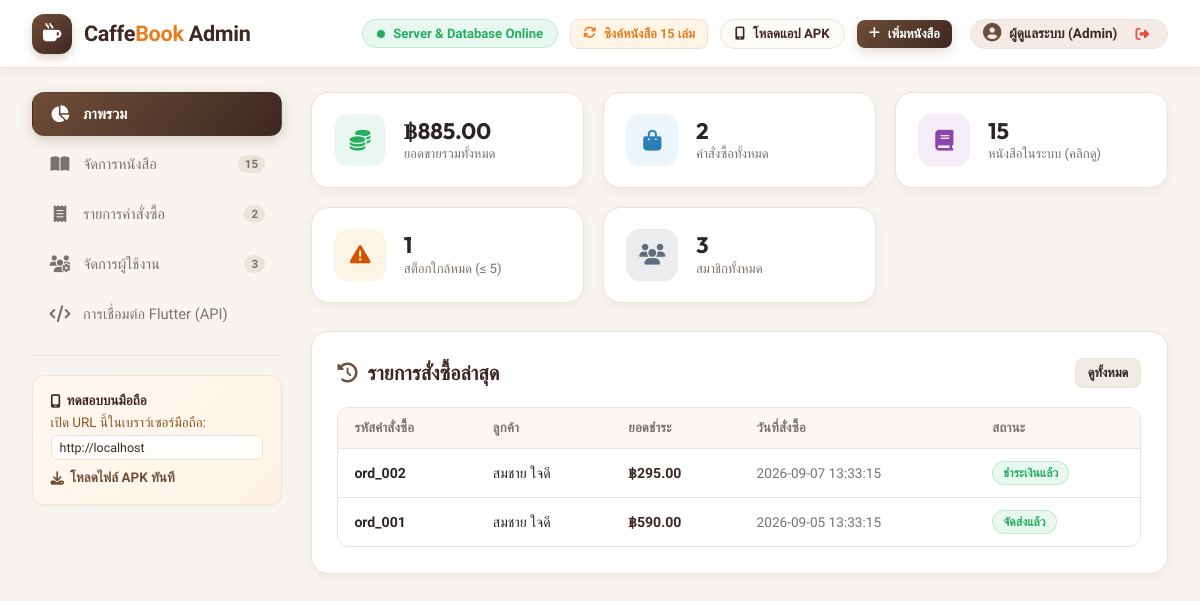
Page /index.php (signed in) on the committed database.
### tables this page shows
CREATE TABLE IF NOT EXISTS `users` (
    `id` VARCHAR(50) PRIMARY KEY,
    `name` VARCHAR(255) NOT NULL,
    `email` VARCHAR(255) NOT NULL UNIQUE,
    `password` VARCHAR(255) NOT NULL,
    `role` VARCHAR(50) NOT NULL DEFAULT 'customer',
    `created_at` DATETIME DEFAULT CURRENT_TIMESTAMP
);

CREATE TABLE IF NOT EXISTS `orders` (
    `id` VARCHAR(50) PRIMARY KEY,
    `user_id` VARCHAR(50) NOT NULL,
    `user_name` VARCHAR(255) NOT NULL,
    `total_amount` DECIMAL(10,2) NOT NULL DEFAULT 0.00,
    `status` VARCHAR(50) NOT NULL DEFAULT 'ชำระเงินแล้ว',
    `order_date` VARCHAR(50) NOT NULL
);

### index.php (the view, shortened to what this page needs)
<?php
require_once __DIR__ . '/db.php';
?>
<?php
$currentUser = $_SESSION['admin_user'];
$total_revenue = $pdo->query("SELECT COALESCE(SUM(total_amount), 0) FROM orders WHERE status != 'ยกเลิก'")->fetchColumn();
$total_orders = $pdo->query("SELECT COUNT(*) FROM orders")->fetchColumn();
$total_books = $pdo->query("SELECT COUNT(*) FROM books")->fetchColumn();
$low_stock_books = $pdo->query("SELECT COUNT(*) FROM books WHERE stock <= 5 AND stock > 0")->fetchColumn();
$total_users = $pdo->query("SELECT COUNT(*) FROM users")->fetchColumn();
$books = $pdo->query("SELECT * FROM books ORDER BY is_featured DESC, id DESC")->fetchAll();
$orders = $pdo->query("SELECT * FROM orders ORDER BY id DESC")->fetchAll();
$users = $pdo->query("SELECT id, name, email, role, created_at FROM users ORDER BY created_at DESC")->fetchAll();
?>
<!DOCTYPE html>
<html lang="th">
<head>
    <link rel="stylesheet" href="https://cdnjs.cloudflare.com/ajax/libs/font-awesome/6.5.1/css/all.min.css">
</head>
<body>
    <header class="navbar">
        <a href="index.php" class="brand-logo">
            <div class="logo-icon"><i class="fa-solid fa-mug-hot"></i></div>
            <span>Caffe<b>Book</b> Admin</span>
        </a>
        <div class="nav-status">
            <div class="status-badge">
                <div class="dot"></div>
                <span>Server & Database Online</span>
            </div>
            <button class="btn btn-sm" onclick="syncFullCatalog()" style="background: #FEF5E7; color: #E67E22; border: 1px solid #FADBD8; font-weight: 600;" title="กู้คืนและนำเข้าหนังสือทั้ง 15 เล่มจากฐานข้อมูลเดิม">
                <i class="fa-solid fa-arrows-rotate"></i> ซิงค์หนังสือ 15 เล่ม
            </button>
            <a href="download_apk.php" class="btn-nav-apk">
                <i class="fa-solid fa-mobile-screen-button"></i> โหลดแอป APK
            </a>
            <button class="btn btn-primary btn-sm" onclick="openAddBookModal()">
                <i class="fa-solid fa-plus"></i> เพิ่มหนังสือ
            </button>
            <div class="user-profile-badge" style="display: flex; align-items: center; gap: 8px; margin-left: 6px; padding: 4px 12px; background: #F5EBE6; border-radius: 20px; font-size: 0.85rem; color: #3E2723; font-weight: 600; border: 1px solid #EAE3D9;">
                <i class="fa-solid fa-circle-user" style="color: #6F4E37; font-size: 1.15rem;"></i>
                <span><?= htmlspecialchars($currentUser['name'] ?? 'Admin') ?></span>
                <a href="index.php?action=logout" style="color: #E74C3C; text-decoration: none; margin-left: 4px; padding: 2px 6px; border-radius: 6px;" title="ออกจากระบบ">
                    <i class="fa-solid fa-right-from-bracket"></i>
                </a>
            </div>
        </div>
    </header>
    <div class="admin-container">
        <aside class="sidebar">
            <div class="nav-item active" onclick="switchTab('dashboard', this)">
                <i class="fa-solid fa-chart-pie"></i>
                <span>ภาพรวม</span>
            </div>
            <div class="nav-item" onclick="switchTab('books', this)">
                <i class="fa-solid fa-book-open"></i>
                <span>จัดการหนังสือ</span>
                <span class="badge-count" id="sidebarBookCount"><?= count($books) ?></span>
            </div>
            <div class="nav-item" onclick="switchTab('orders', this)">
                <i class="fa-solid fa-receipt"></i>
                <span>รายการคำสั่งซื้อ</span>
                <span class="badge-count"><?= count($orders) ?></span>
            </div>
            <div class="nav-item" onclick="switchTab('users', this)">
                <i class="fa-solid fa-users-gear"></i>
                <span>จัดการผู้ใช้งาน</span>
                <span class="badge-count"><?= count($users) ?></span>
            </div>
            <div class="nav-item" onclick="switchTab('api-info', this)">
                <i class="fa-solid fa-code"></i>
                <span>การเชื่อมต่อ Flutter (API)</span>
            </div>
            <div class="sidebar-divider"></div>
            <div class="api-info-card">
                <h4><i class="fa-solid fa-mobile-screen"></i> ทดสอบบนมือถือ</h4>
                <p>เปิด URL นี้ในเบราว์เซอร์มือถือ:</p>
                <code>http://<?= $_SERVER['HTTP_HOST'] ?></code>
                <a href="download_apk.php" style="display:inline-flex;align-items:center;gap:6px;margin-top:10px;color:var(--primary);font-weight:600;text-decoration:none;font-size:0.84rem;">
                    <i class="fa-solid fa-download"></i> โหลดไฟล์ APK ทันที
                </a>
            </div>
        </aside>
        <main class="main-content">
            <section id="tab-dashboard" class="tab-section active">
                <div class="stats-grid">
                    <div class="stat-card">
                        <div class="stat-icon revenue"><i class="fa-solid fa-coins"></i></div>
                        <div class="stat-info">
                            <h3>฿<?= number_format($total_revenue, 2) ?></h3>
                            <p>ยอดขายรวมทั้งหมด</p>
                        </div>
                    </div>
                    <div class="stat-card">
                        <div class="stat-icon orders"><i class="fa-solid fa-bag-shopping"></i></div>
                        <div class="stat-info">
                            <h3><?= number_format($total_orders) ?></h3>
                            <p>คำสั่งซื้อทั้งหมด</p>
                        </div>
                    </div>
                    <div class="stat-card" style="cursor:pointer;" onclick="switchTab('books', document.querySelectorAll('.nav-item')[1])">
                        <div class="stat-icon books"><i class="fa-solid fa-book"></i></div>
                        <div class="stat-info">
                            <h3><?= number_format($total_books) ?></h3>
                            <p>หนังสือในระบบ (คลิกดู)</p>
                        </div>
                    </div>
                    <div class="stat-card" style="cursor:pointer;" onclick="switchTab('books', document.querySelectorAll('.nav-item')[1]); filterByQuickKPI('low');">
                        <div class="stat-icon stock"><i class="fa-solid fa-triangle-exclamation"></i></div>
                        <div class="stat-info">
                            <h3><?= number_format($low_stock_books) ?></h3>
                            <p>สต็อกใกล้หมด (≤ 5)</p>
                        </div>
                    </div>
                    <div class="stat-card">
                        <div class="stat-icon users"><i class="fa-solid fa-users"></i></div>
                        <div class="stat-info">
                            <h3><?= number_format($total_users) ?></h3>
                            <p>สมาชิกทั้งหมด</p>
                        </div>
                    </div>
                </div>
                <div class="content-card">
                    <div class="card-header">
                        <h2 class="card-title"><i class="fa-solid fa-clock-rotate-left"></i> รายการสั่งซื้อล่าสุด</h2>
                        <button class="btn btn-secondary btn-sm" onclick="switchTab('orders', document.querySelectorAll('.nav-item')[2])">ดูทั้งหมด</button>
                    </div>
                    <div class="table-responsive">
                        <table>
                            <thead>
                                <tr>
                                    <th>รหัสคำสั่งซื้อ</th>
                                    <th>ลูกค้า</th>
                                    <th>ยอดชำระ</th>
                                    <th>วันที่สั่งซื้อ</th>
                                    <th>สถานะ</th>
                                </tr>
                            </thead>
                            <tbody>
                                <?php if (empty($orders)): ?>
                                    <tr><td colspan="5" style="text-align:center; color: var(--text-muted); padding: 2rem;">ยังไม่มีรายการสั่งซื้อ</td></tr>
                                <?php else: ?>
                                    <?php foreach (array_slice($orders, 0, 5) as $ord): ?>
                                    <tr>
                                        <td><strong><?= htmlspecialchars($ord['id']) ?></strong></td>
                                        <td><?= htmlspecialchars($ord['user_name'] ?? 'ลูกค้า') ?></td>
                                        <td style="font-weight:600; color:var(--primary-dark);">฿<?= number_format($ord['total_amount'], 2) ?></td>
                                        <td style="color:var(--text-muted); font-size:0.85rem;"><?= htmlspecialchars($ord['order_date']) ?></td>
                                        <td>
                                            <span class="badge <?= $ord['status'] === 'จัดส่งแล้ว' || $ord['status'] === 'ชำระเงินแล้ว' ? 'badge-success' : ($ord['status'] === 'ยกเลิก' ? 'badge-danger' : 'badge-warning') ?>">
                                                <?= htmlspecialchars($ord['status']) ?>
                                            </span>
                                        </td>
                                    </tr>
                                    <?php endforeach; ?>
                                <?php endif; ?>
                            </tbody>
                        </table>
                    </div>
                </div>
            </section>
        </main>
    </div>
</body>
</html>

### rows in the picture
users: name "ผู้ดูแลระบบ (Admin)"
orders: id "ord_002", user_name "สมชาย ใจดี", total_amount "295.00", order_date "2026-09-07 13:33:15", status "ชำระเงินแล้ว"
orders: id "ord_001", user_name "สมชาย ใจดี", total_amount "590.00", order_date "2026-09-05 13:33:15", status "จัดส่งแล้ว"

### other values in the picture
count($books) "15"
count($orders) "2"
count($users) "3"
$_SERVER['HTTP_HOST'] "localhost"
$total_revenue "885.00"
$total_orders "2"
$total_books "15"
$low_stock_books "1"
$total_users "3"
